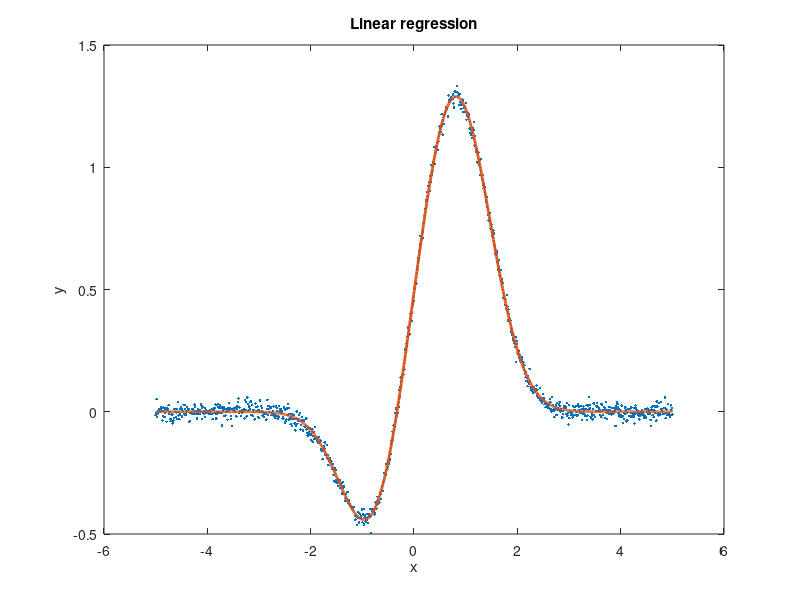

Write the MATLAB code that produced this figure. (Note: this script raises an error after producing the figure.)
clc; clear; close all;

%% Part 1

% Given dataset
x = linspace(-1,1,1e3).' * 5;
y = exp(-x.^2) .* polyval(randn([1,5]),x) + randn(size(x)) * 0.02;

% Build model
A = exp(-x.^2) .* [x.^0 x.^1 x.^2 x.^3 x.^4];

% Solve the system for the coefficients for each power of x in the model
c = A \ y;

% Calculate your fitted function here using c and the model
yFit = A * c;

% Sum squared error
S = sum((y - yFit) .^ 2);

% Mean squared error
% ... m = number of data points = length(x)
% ... n = number of coefficients = length(c)
% ... therefore m - n
m = length(x);
n = length(c);
meanSquaredError = sqrt(S / (m - n));

% Covariance Matrix
inverseConjugateMatrix = inv(A.' * A);

% Uncertainty Matrix
uncertainty = meanSquaredError .* sqrt(inverseConjugateMatrix);

figure(1);
plot(x, y, '.', 'LineWidth', 1);
hold on;
plot(x, yFit, '-', 'LineWidth', 2);
title('Linear regression');
xlabel('x');
ylabel('y');
subtitle("Coefficients of x = [" + num2str(c.') + ']');
legend({'data', '$exp(-x^2)\sum\limits_{i=0}^4c_{i}x^{i}$'}, ...
    'Interpreter', 'Latex');

%% Part 2

% Given dataset
x = linspace(-1,1,1+1e3).' * 10;
y = exp(-(x/(1+rand(1))).^2) .* cos(2*pi*(1+rand(1))*x);

% Use fft function to generate Discrete Fourier Transform (DFT)
Y = fft(y);

% Shift the zero-frequency component to the center of the array
Y = fftshift(Y);

% Normalise amplitude by normalisation factor, due to summation in DFT
Y = Y / length(x);

% Calculate power spectrum of signal
power = abs(Y) .^ 2;

% Limit power to be positive for frequency analysis
xPositive = x(length(x)/2:length(x));
powerPositive = power(length(power)/2:length(power));

figure(2);
subplot(1, 2, 1);
plot(x, y);
title('Amplitude vs x');
xlim([-5, 5]);
xlabel('x');
ylabel('Amplitude');

subplot(1, 2, 2);
plot(x, power, '-r');
title('Power vs Frequency');
xlim([-1, 1]);
xlabel('Hz');
ylabel('Power');

figure(3);
plot(xPositive, powerPositive, '-r');
title('Power vs Frequency');
subtitle('For positive frequencies');
xlim([0, 1]);
xlabel('Hz');
ylabel('Power');